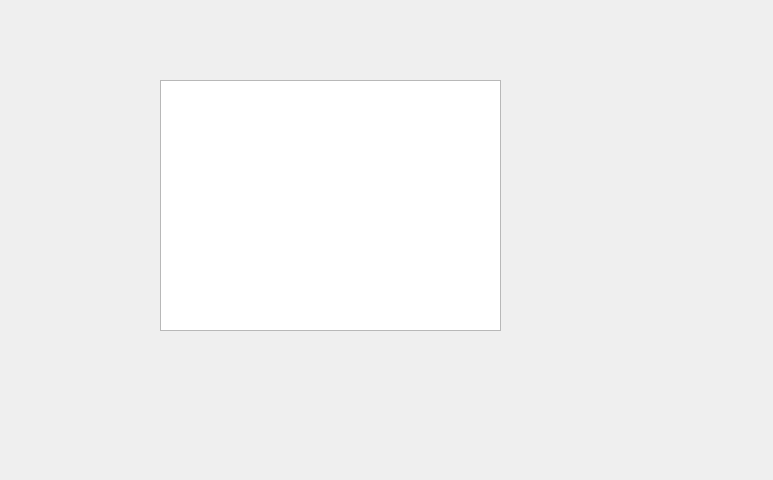
<?xml version="1.0" encoding="UTF-8"?>
<ui version="4.0">
 <class>Form</class>
 <widget class="QWidget" name="Form">
  <property name="geometry">
   <rect>
    <x>0</x>
    <y>0</y>
    <width>773</width>
    <height>480</height>
   </rect>
  </property>
  <property name="windowTitle">
   <string>Form</string>
  </property>
  <widget class="QTableView" name="tableView">
   <property name="geometry">
    <rect>
     <x>160</x>
     <y>80</y>
     <width>341</width>
     <height>251</height>
    </rect>
   </property>
  </widget>
 </widget>
 <resources/>
 <connections/>
</ui>
